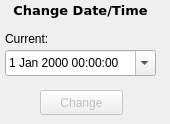
      <widget class="QWidget" name="dateTimePage">
       <widget class="QDateTimeEdit" name="dateTimeEdit">
        <property name="geometry">
         <rect>
          <x>5</x>
          <y>50</y>
          <width>151</width>
          <height>26</height>
         </rect>
        </property>
        <property name="focusPolicy">
         <enum>Qt::NoFocus</enum>
        </property>
        <property name="calendarPopup">
         <bool>true</bool>
        </property>
       </widget>
       <widget class="QLabel" name="label">
        <property name="geometry">
         <rect>
          <x>0</x>
          <y>0</y>
          <width>161</width>
          <height>21</height>
         </rect>
        </property>
        <property name="font">
         <font>
          <family>DejaVu Sans</family>
          <pointsize>10</pointsize>
          <weight>75</weight>
          <bold>true</bold>
         </font>
        </property>
        <property name="text">
         <string>Change Date/Time</string>
        </property>
        <property name="alignment">
         <set>Qt::AlignCenter</set>
        </property>
       </widget>
       <widget class="QLabel" name="label_2">
        <property name="geometry">
         <rect>
          <x>5</x>
          <y>30</y>
          <width>62</width>
          <height>17</height>
         </rect>
        </property>
        <property name="text">
         <string>Current:</string>
        </property>
       </widget>
       <widget class="QPushButton" name="pushButton_2">
        <property name="enabled">
         <bool>false</bool>
        </property>
        <property name="geometry">
         <rect>
          <x>40</x>
          <y>90</y>
          <width>83</width>
          <height>25</height>
         </rect>
        </property>
        <property name="text">
         <string>Change</string>
        </property>
       </widget>
      </widget>
